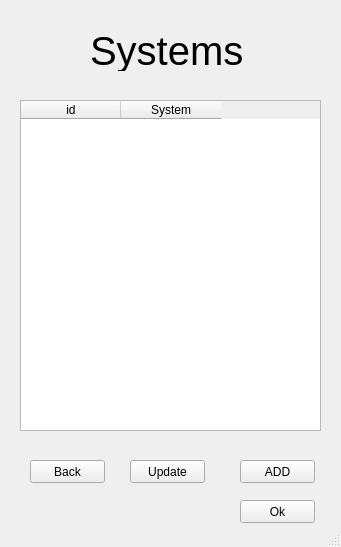
<?xml version="1.0" encoding="UTF-8"?>
<ui version="4.0">
 <class>MainWindow</class>
 <widget class="QMainWindow" name="MainWindow">
  <property name="geometry">
   <rect>
    <x>0</x>
    <y>0</y>
    <width>341</width>
    <height>547</height>
   </rect>
  </property>
  <property name="windowTitle">
   <string>MainWindow</string>
  </property>
  <widget class="QWidget" name="centralwidget">
   <widget class="QTableWidget" name="table">
    <property name="geometry">
     <rect>
      <x>20</x>
      <y>100</y>
      <width>301</width>
      <height>331</height>
     </rect>
    </property>
    <column>
     <property name="text">
      <string>id</string>
     </property>
    </column>
    <column>
     <property name="text">
      <string>System</string>
     </property>
    </column>
   </widget>
   <widget class="QLabel" name="label">
    <property name="geometry">
     <rect>
      <x>90</x>
      <y>30</y>
      <width>161</width>
      <height>41</height>
     </rect>
    </property>
    <property name="font">
     <font>
      <pointsize>30</pointsize>
     </font>
    </property>
    <property name="text">
     <string>Systems</string>
    </property>
   </widget>
   <widget class="QPushButton" name="AddButton">
    <property name="geometry">
     <rect>
      <x>240</x>
      <y>460</y>
      <width>75</width>
      <height>23</height>
     </rect>
    </property>
    <property name="text">
     <string>ADD</string>
    </property>
   </widget>
   <widget class="QPushButton" name="BackButton">
    <property name="geometry">
     <rect>
      <x>30</x>
      <y>460</y>
      <width>75</width>
      <height>23</height>
     </rect>
    </property>
    <property name="text">
     <string>Back</string>
    </property>
   </widget>
   <widget class="QPushButton" name="UpdateButton">
    <property name="geometry">
     <rect>
      <x>130</x>
      <y>460</y>
      <width>75</width>
      <height>23</height>
     </rect>
    </property>
    <property name="text">
     <string>Update</string>
    </property>
   </widget>
   <widget class="QPushButton" name="OkButton">
    <property name="geometry">
     <rect>
      <x>240</x>
      <y>500</y>
      <width>75</width>
      <height>23</height>
     </rect>
    </property>
    <property name="text">
     <string>Ok</string>
    </property>
   </widget>
  </widget>
  <widget class="QStatusBar" name="statusbar"/>
 </widget>
 <resources/>
 <connections/>
</ui>
